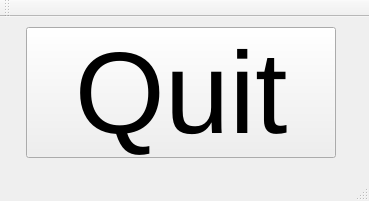
<?xml version="1.0" encoding="UTF-8"?>
<ui version="4.0">
 <class>SIGNAL_SLOTClass</class>
 <widget class="QMainWindow" name="SIGNAL_SLOTClass">
  <property name="geometry">
   <rect>
    <x>0</x>
    <y>0</y>
    <width>369</width>
    <height>201</height>
   </rect>
  </property>
  <property name="windowTitle">
   <string>SIGNAL_SLOT</string>
  </property>
  <widget class="QWidget" name="centralWidget">
   <widget class="QPushButton" name="QuitButton">
    <property name="geometry">
     <rect>
      <x>26</x>
      <y>10</y>
      <width>310</width>
      <height>131</height>
     </rect>
    </property>
    <property name="font">
     <font>
      <pointsize>87</pointsize>
     </font>
    </property>
    <property name="text">
     <string>Quit</string>
    </property>
    <property name="iconSize">
     <size>
      <width>16</width>
      <height>16</height>
     </size>
    </property>
   </widget>
  </widget>
  <widget class="QMenuBar" name="menuBar">
   <property name="geometry">
    <rect>
     <x>0</x>
     <y>0</y>
     <width>369</width>
     <height>20</height>
    </rect>
   </property>
  </widget>
  <widget class="QToolBar" name="mainToolBar">
   <attribute name="toolBarArea">
    <enum>TopToolBarArea</enum>
   </attribute>
   <attribute name="toolBarBreak">
    <bool>false</bool>
   </attribute>
  </widget>
  <widget class="QStatusBar" name="statusBar"/>
 </widget>
 <layoutdefault spacing="6" margin="11"/>
 <resources>
  <include location="SIGNAL_SLOT.qrc"/>
 </resources>
 <connections/>
</ui>
